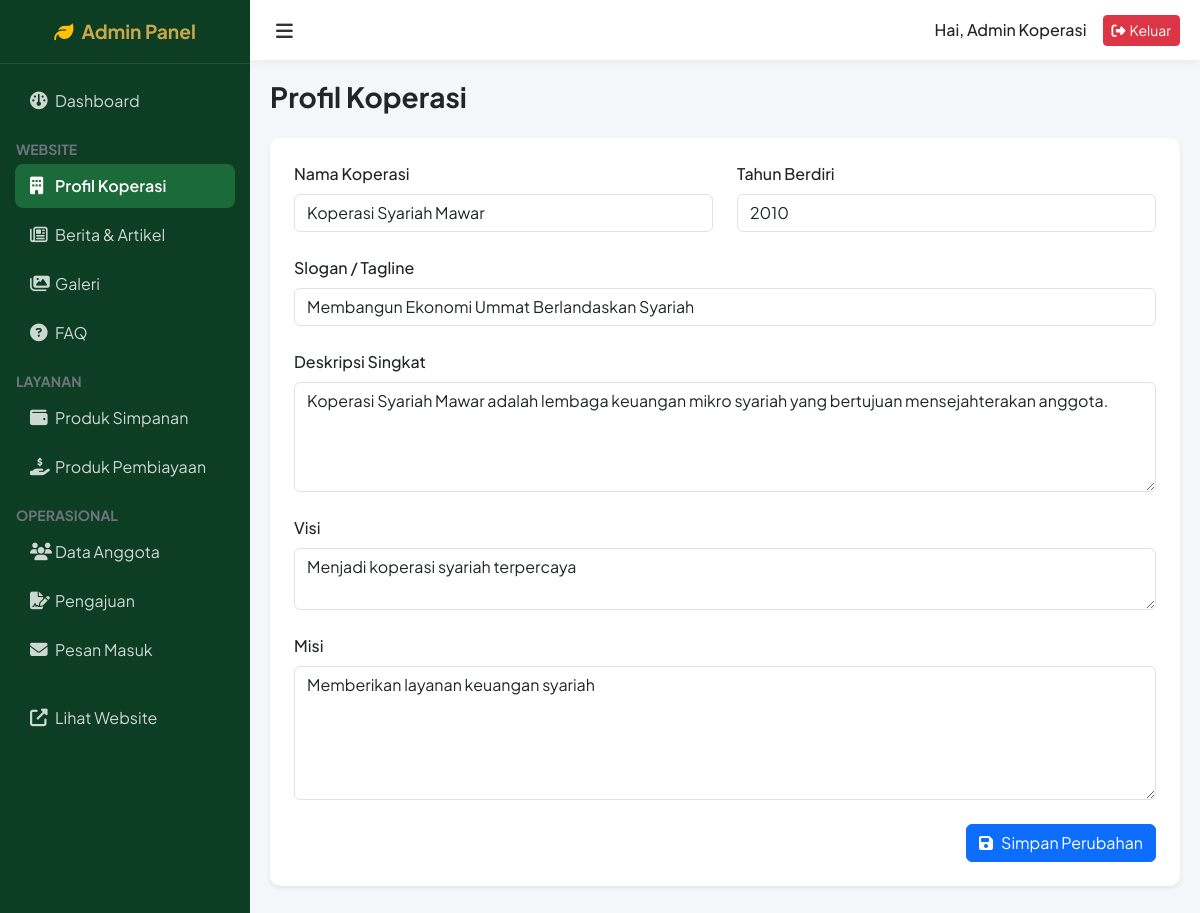
Page /admin-profile (signed in) on the committed database.
### tables this page shows
CREATE TABLE profiles (
    id INT AUTO_INCREMENT PRIMARY KEY,
    koperasi_name VARCHAR(100),
    tagline VARCHAR(255),
    description TEXT,
    address TEXT,
    phone VARCHAR(20),
    email VARCHAR(100),
    wa_number VARCHAR(20),
    maps_embed TEXT,
    founded_year INT,
    vision TEXT,
    mission TEXT,
    created_at DATETIME
);

### app/controllers/AdminProfileController.php (called while the page is built, shortened)
<?php
class AdminProfileController extends Controller {
    public function index() {
        $profileModel = $this->model('ProfileModel');
        $data = [
            'title' => 'Kelola Profil Koperasi',
            'profile' => $profileModel->get()
        ];
        $this->view('admin/profile', $data);
    }
}

### app/core/App.php (called while the page is built, shortened)
<?php
class App {
    protected $controller = 'HomeController';
    protected $method = 'index';
    public function __construct() {
        $url = $this->parseUrl();
        $controllerName = isset($url[0]) ? str_replace('-', '', ucwords($url[0], '-')) . 'Controller' : $this->controller;
        if (file_exists(APP_ROOT . '/app/controllers/' . $controllerName . '.php')) {
            $this->controller = $controllerName;
            unset($url[0]);
        }
        $this->controller = new $this->controller;
        $this->params = $url ? array_values($url) : [];
        call_user_func_array([$this->controller, $this->method], $this->params);
    }
    public function parseUrl() {
        if (isset($_GET['url'])) {
            $url = rtrim($_GET['url'], '/');
            $url = filter_var($url, FILTER_SANITIZE_URL);
            $url = explode('/', $url);
            return $url;
        }
        return [];
    }
}

### public/index.php (called while the page is built, shortened)
<?php
spl_autoload_register(function($class) {
    $paths = [
        APP_ROOT . '/app/core/' . $class . '.php',
        APP_ROOT . '/app/controllers/' . $class . '.php',
        APP_ROOT . '/app/models/' . $class . '.php',
        APP_ROOT . '/app/helpers/' . $class . '.php',
    ];
    foreach ($paths as $path) {
        if (file_exists($path)) {
            return;
        }
    }
});
$app = new App();

### app/models/ProfileModel.php (called while the page is built, shortened)
<?php
class ProfileModel {
    private $db;
    public function __construct() {
        $this->db = Database::getInstance()->getConnection();
    }
    public function get() {
        $stmt = $this->db->query("SELECT * FROM profiles LIMIT 1");
        $profile = $stmt->fetch();
        return $profile;
    }
}

### app/core/Database.php (called while the page is built)
<?php
class Database {
    private static $instance = null;
    private $pdo;
    private function __construct() {
        try {
            $dsn = "mysql:host=" . DB_HOST . ";dbname=" . DB_NAME . ";charset=utf8mb4";
            $options = [
                PDO::ATTR_ERRMODE            => PDO::ERRMODE_EXCEPTION,
                PDO::ATTR_DEFAULT_FETCH_MODE => PDO::FETCH_ASSOC,
                PDO::ATTR_EMULATE_PREPARES   => false,
            ];
            $this->pdo = new PDO($dsn, DB_USER, DB_PASS, $options);
        } catch (PDOException $e) {
            die("Connection failed: " . $e->getMessage());
        }
    }
    public static function getInstance() {
        if (self::$instance == null) {
            self::$instance = new Database();
        }
        return self::$instance;
    }
    public function getConnection() {
        return $this->pdo;
    }
}

### app/views/admin/profile.php (the view)
<?php include APP_ROOT . '/app/views/layouts/admin_header.php'; ?>
<div class="d-flex justify-content-between align-items-center mb-4">
    <h3 class="fw-bold mb-0">Profil Koperasi</h3>
</div>
<div class="card shadow-sm border-0">
    <div class="card-body p-4">
        <form action="<?= BASE_URL ?>/admin-profile/update" method="POST">
            <div class="row g-4 mb-4">
                <div class="col-md-6">
                    <label class="form-label fw-medium">Nama Koperasi</label>
                    <input type="text" name="koperasi_name" class="form-control" value="<?= $profile['koperasi_name'] ?? '' ?>" required>
                </div>
                <div class="col-md-6">
                    <label class="form-label fw-medium">Tahun Berdiri</label>
                    <input type="number" name="founded_year" class="form-control" value="<?= $profile['founded_year'] ?? '' ?>" required>
                </div>
                <div class="col-12">
                    <label class="form-label fw-medium">Slogan / Tagline</label>
                    <input type="text" name="tagline" class="form-control" value="<?= $profile['tagline'] ?? '' ?>" required>
                </div>
                <div class="col-12">
                    <label class="form-label fw-medium">Deskripsi Singkat</label>
                    <textarea name="description" class="form-control" rows="4" required><?= $profile['description'] ?? '' ?></textarea>
                </div>
                <div class="col-12">
                    <label class="form-label fw-medium">Visi</label>
                    <textarea name="vision" class="form-control" rows="2" required><?= $profile['vision'] ?? '' ?></textarea>
                </div>
                <div class="col-12">
                    <label class="form-label fw-medium">Misi</label>
                    <textarea name="mission" class="form-control" rows="5" required><?= $profile['mission'] ?? '' ?></textarea>
                </div>
            </div>
            <div class="d-flex justify-content-end">
                <button type="submit" class="btn btn-primary"><i class="fa-solid fa-save me-2"></i>Simpan Perubahan</button>
            </div>
        </form>
    </div>
</div>
<?php include APP_ROOT . '/app/views/layouts/admin_footer.php'; ?>

### public/assets/css/admin.css (style rules this page uses)
:root { --primary: #1B6B3A; --sidebar-bg: #0D3D22; --sidebar-hover: rgba(255,255,255,0.1); --sidebar-active: #1B6B3A; --bg-light: #f4f6f9; }
body { font-family: 'Plus Jakarta Sans', sans-serif; background-color: var(--bg-light); overflow-x: hidden; }
.card { border: none; border-radius: 10px; box-shadow: 0 2px 10px rgba(0,0,0,0.03); margin-bottom: 20px; }

### rows in the picture
profiles: koperasi_name "Koperasi Syariah Mawar", founded_year "2010", tagline "Membangun Ekonomi Ummat Berlandaskan Syariah", description "Koperasi Syariah Mawar adalah lembaga keuangan mikro syariah yang bertujuan mensejahterakan anggota.", vision "Menjadi koperasi syariah terpercaya", mission "Memberikan layanan keuangan syariah"

### other values in the picture
$_SESSION['name'] "Admin Koperasi"
